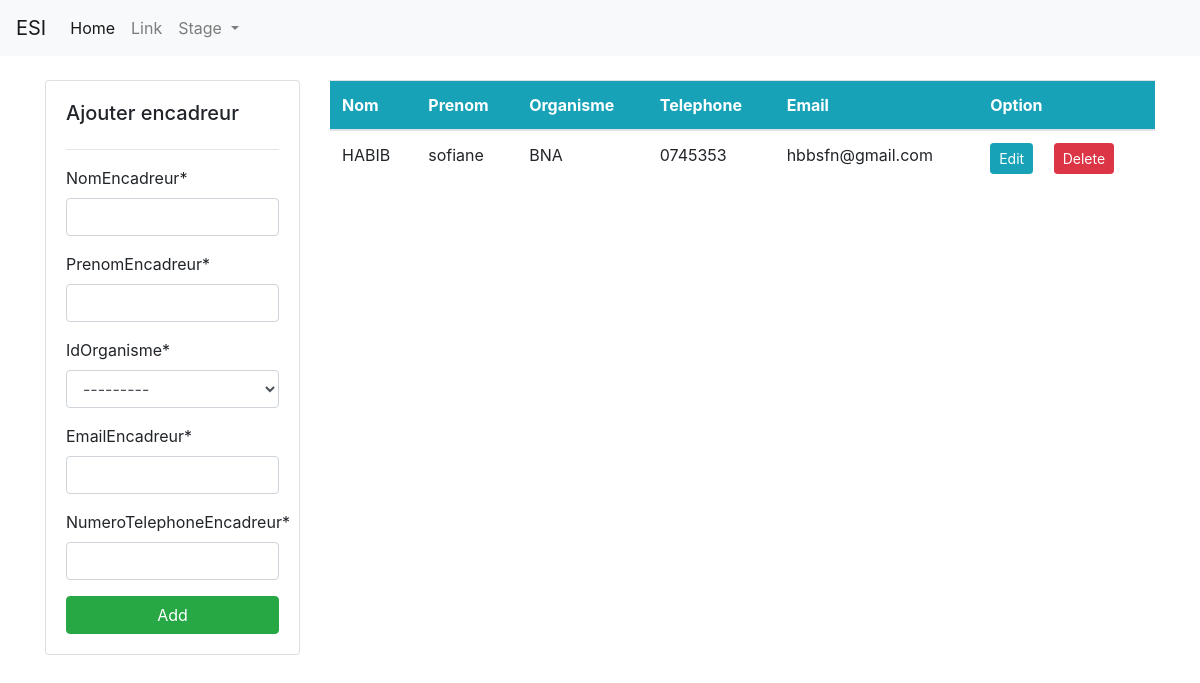
/encadreur/, run on the app's committed database.
### gestionnaire/models.py (models this page shows, shortened)
class Encadreur(models.Model):
    nomEncadreur = models.CharField(max_length=120)
    prenomEncadreur = models.CharField(max_length=120)
    idOrganisme = models.ForeignKey(Organisme, on_delete=models.CASCADE)
    emailEncadreur = models.CharField(max_length=120)
    numeroTelephoneEncadreur = models.CharField(max_length=120)

class Organisme(models.Model):
    nomOrganisme=models.CharField(max_length=120)
    typeOrganisme=models.CharField(max_length=30, choices=TYPE)
    def __str__(self):
        return f'{self.nomOrganisme}'

### gestionnaire/views.py (the view)
# urls.py: path('encadreur/', views.encadreur, name='dashboard-encadreur'),
def encadreur(request):
    items = Encadreur.objects.all()
    if request.method == 'POST':
        form = EncadreurForm(request.POST)
        if form.is_valid():
            form.save()
            return redirect('dashboard-encadreur')
    else:
        form = EncadreurForm()
    context = {
        'items': items,
        'form': form,
    }
    return render(request, 'dashboard/encadreur.html', context)

### gestionnaire/forms.py
class EncadreurForm(forms.ModelForm):
    class Meta:
        model = Encadreur
        fields = '__all__'

### gestionnaire/templates/dashboard/encadreur.html (shortened to what this page needs)
{% extends 'partials/base.html' %}
{% load crispy_forms_tags %}
{% block content %}
<div class="row my-4">
    <div class="col-md-3">
        <div class="card card-body">
            <h5>Ajouter encadreur</h5>
            <hr>
            <form method="POST">
                {{ form|crispy }}
                <input class="btn btn-success btn-block" type="submit" value="Add">
            </form>
        </div>
    </div>
    <div class="col-md-9">
        <table class="table bg-white">
            <thead class="bg-info text-white">
                <tr>
                    <th scope="col">Nom</th>
                    <th scope="col">Prenom</th>
                    <th scope="col">Organisme</th>
                    <th scope="col">Telephone</th>
                    <th scope="col">Email</th>
                    <th scope="col">Option</th>
                </tr>
            </thead>
            <tbody>
                {% for item in items %}
                <tr>
                    <td>{{ item.nomEncadreur }}</td>
                    <td>{{ item.prenomEncadreur }}</td>
                    <td>{{ item.idOrganisme }}</td>
                    <td>{{ item.numeroTelephoneEncadreur }}</td>
                    <td>{{ item.emailEncadreur }}</td>
                    <td>
                        <a class="btn btn-info btn-sm mr-2"
                            href="{% url 'dashboard-encadreur-edit' item.id %}">Edit</a>
                        <a class="btn btn-danger btn-sm ml-2"
                            href="{% url 'dashboard-encadreur-delete' item.id %}">Delete</a>
                    </td>
                </tr>
                {% endfor %}
            </tbody>
        </table>
    </div>
</div>
{% endblock %}

### data on the page
Encadreur: nomEncadreur "HABIB", prenomEncadreur "sofiane", idOrganisme "BNA", numeroTelephoneEncadreur "0745353", emailEncadreur "hbbsfn@gmail.com"
